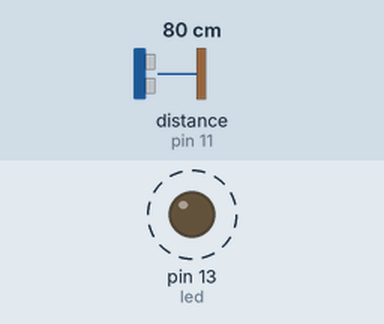
Recording of a sketch running on a simulated Arduino Uno, built with avr-gcc and run on an emulated ATmega328P. On the bench: output pins drawn as LEDs (lit = HIGH). Dashed ring = blinking. Inputs (shaded band) come from the test bench; at power-on: distance to the obstacle (sensor on pin 11) 80 cm. The echo pulse lasts 58.3 µs per cm.

Above: at 0.02 s.
Timing chart, 0 to 3.0 s (numbered marks = the images above):
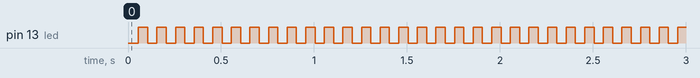

Measured:
- by itself, pin 13 (led): alternates HIGH for 0.05 s and LOW for 0.05 s

The sketch:

blink_when_close_simplified.ino
```cpp
#include <NewPing.h>

int led = 13;
int dist = 0;
int user = 0;
int constant = 8;

#define TRIGGER_PIN  12  // Arduino pin tied to trigger pin on the ultrasonic sensor.
#define ECHO_PIN     11  // Arduino pin tied to echo pin on the ultrasonic sensor.
#define MAX_DISTANCE 300 // Maximum distance we want to ping for (in centimeters). Maximum sensor distance is rated at 400-500cm.

NewPing sonar(TRIGGER_PIN, ECHO_PIN, MAX_DISTANCE); // NewPing setup of pins and maximum distance.


void setup()
  {
    pinMode(led, OUTPUT);
  }

void loop()
  {
    delay(50);                      // Wait 50ms between pings (about 20 pings/sec). 29ms should be the shortest delay between pings.
    dist = sonar.ping();
    //if (99 < dist < 100)
    if (constant = 7)
         {
           user = 1;
         }
      else
         {
           user = 0;
         }

    while (user = 1)
        {
           digitalWrite(led,HIGH);
              delay(50);
           digitalWrite(led,LOW);
             delay (50);
        };
    while (user = 0)
        {
          digitalWrite(led,HIGH);
            delay(1500);
          digitalWrite(led,LOW);
            delay(500);
        }
      }
```
